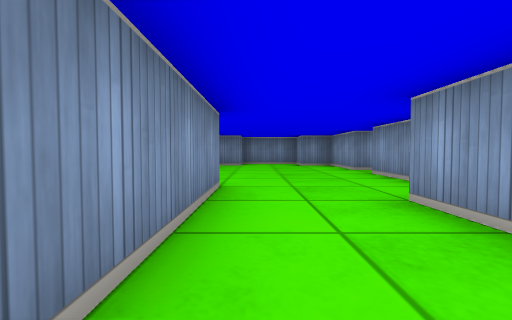
view 1 (above)

14 first-person views from a walk through a cub3D ray-caster map. The camera is about half as high as the walls, tilts 2° down and sees 90° across. The floor is counted in squares. Each view is taken from the middle of a square. On the plan, view 1 faces up. The plan holds only what a view shows up to about 9 squares ahead; the rest is blank.

view 2
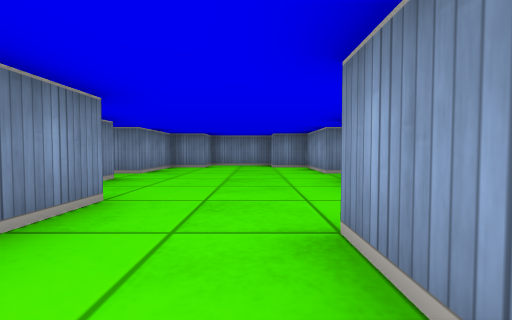

view 3
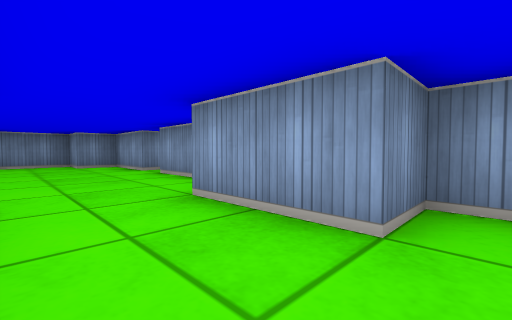

view 4
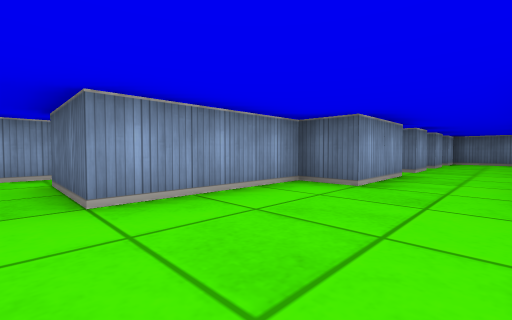

view 5
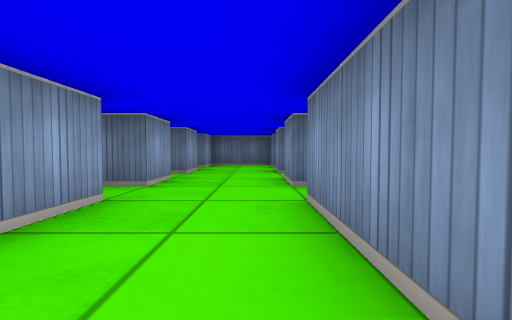

view 6
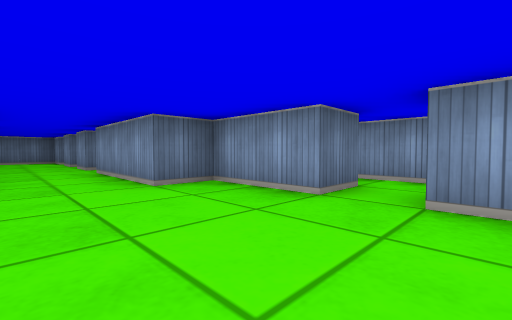

view 7
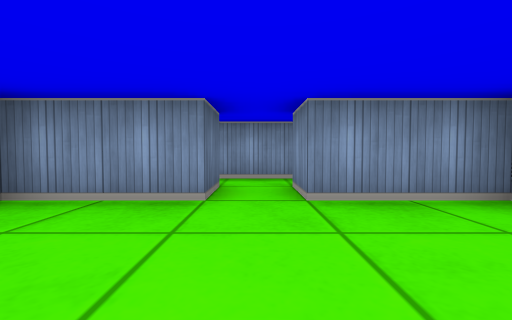

view 8
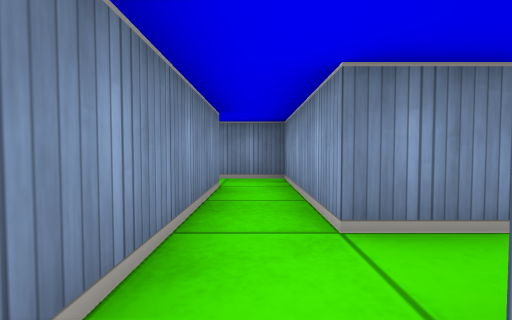

view 9
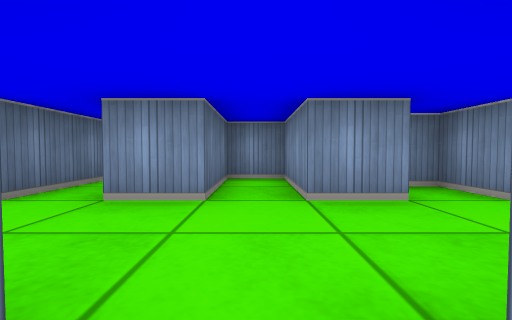

view 10
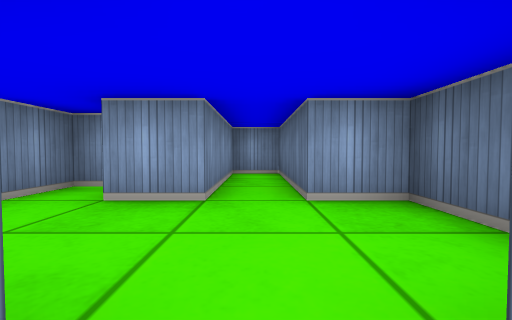

view 11
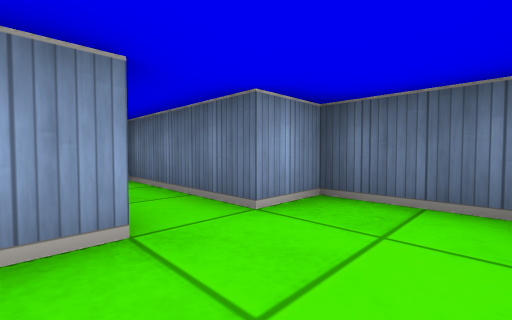

view 12
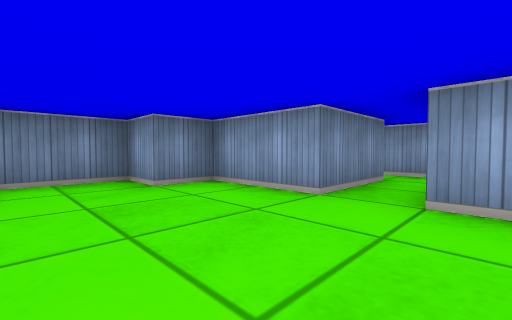

view 13
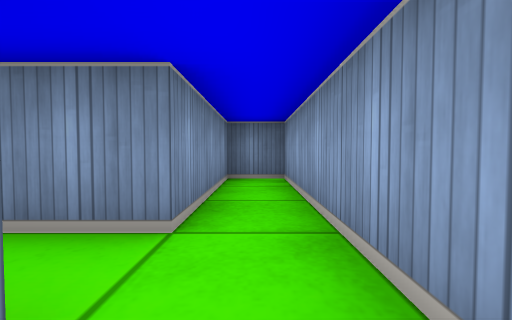

view 14
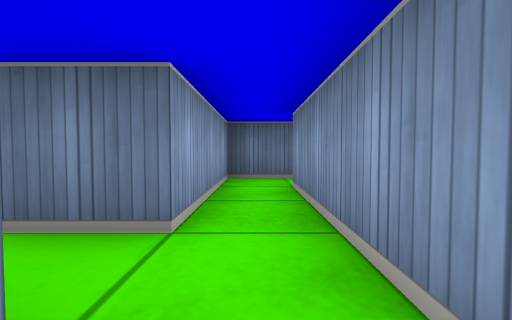

### Floor plan
Points are (right, up) in squares from view 1. A wall is a line through its corners. A room is listed if a view was taken in it or the views show most of it. See-through windows are left out.
Room 1 (views 1, 2, 3, 4, 5, 6, 7, 12)
walls: (-2.5, 5.5) (-1.5, 5.5) (-1.5, 3.5) (-0.5, 3.5) (-0.5, 0.5) (-1.5, 0.5) (-1.5, 0); (2.5, 6.5) (2.5, 8.5) (1.5, 8.5) (1.5, 9.5) (-0.5, 9.5) (-0.5, 8.5) (-1.5, 8.5) (-1.5, 6.5) (-2.5, 6.5); (2.5, -0.1) (2.5, 0.5) (1.5, 0.5) (1.5, 2.5) (2.5, 2.5) (2.5, 5.5); (1.5, -0.5) (2.1, -0.5)
ways out: opening at (-2, 6) to room 2; opening at (0.5, -1) to room 3; opening at (3.5, 6) to room 5
Room 2 (view 8)
walls: (-3.5, 6.5) (-3.5, 3.5); (-2.5, 3.5) (-2.5, 5.5)
ways out: opening at (-2, 6) to room 1; opening at (-3, 7.5) to room 6; opening at (-3, 4.5) to room 7
Room 3 (views 9, 11)
walls: (-0.5, -0.4) (-0.5, -1.5) (-2.5, -1.5) (-2.5, -2.5) (-0.5, -2.5) (-0.5, -3.5); (1.5, -3.5) (1.5, -2.5) (1.9, -2.5); (2.5, -2) (2.5, -1.5) (1.5, -1.5) (1.5, -0.5)
ways out: opening at (0.5, -1) to room 1; opening at (0.5, -3) to room 4
Room 4 (view 10)
walls: (-0.5, -4.9) (-0.5, -5.5) (1.5, -5.5) (1.5, -4.5) (4.5, -4.5) (4.5, -3.5) (1.5, -3.5); (-2.2, -4.5) (-0.5, -4.5)
ways out: opening at (0.5, -3) to room 3; opening at (-1.5, -4)
Room 5 (view 13)
walls: (5.5, 5.4) (5.5, 9.5) (4.5, 9.5) (4.5, 6.5) (2.5, 6.5); (2.5, 5.5) (4.5, 5.5)
ways out: opening at (3.5, 6) to room 1; opening at (5, 5)
Room 6 (view 14)
walls: (-3.5, 8.5) (-3.5, 6.5); (-2.5, 6.5) (-2.5, 9.5) (-3.8, 9.5)
ways out: opening at (-3, 7.5) to room 2; opening at (-4, 9)
Room 7 (no view inside)
walls: (-3.8, 2.5) (-2.5, 2.5) (-2.5, 3.5)
ways out: opening at (-3, 4.5) to room 2; opening at (-4, 3)

Positions as (right, up) in squares from view 1, and headings:
1: (0, 0), facing up
2: (1, 1), facing up
3: (0, 0), facing up-right
4: (0, 6), facing down-right
5: (0, 3), facing down
6: (1, 7), facing down-left
7: (1, 6), facing left
8: (-3, 5), facing up
9: (2, -2), facing left
10: (-1, -4), facing right
11: (0, -3), facing down-right
12: (0, 5), facing up-right
13: (5, 5), facing up
14: (-3, 7), facing down
